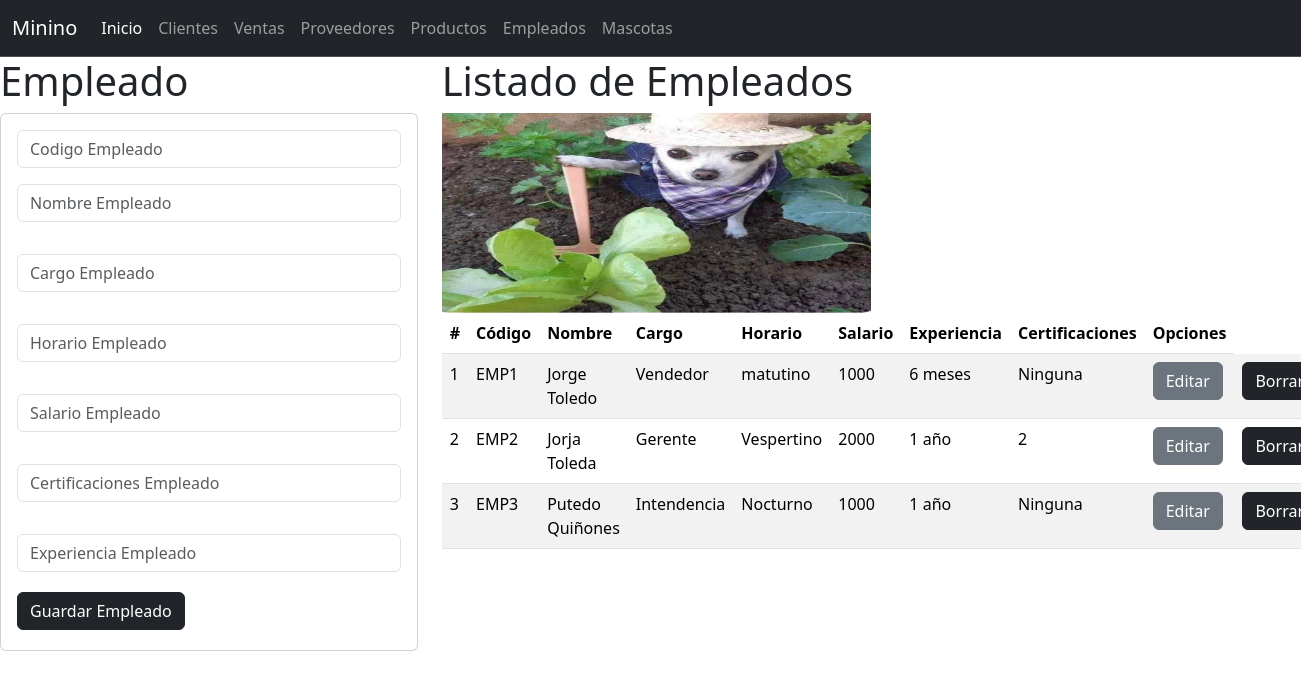
The page /Empleados on the database its author committed.
### empleados_app/models.py (models this page shows, shortened)
class Empleado(models.Model):
    codigo=models.CharField(primary_key=True,max_length=60)
    nombre=models.CharField(max_length=100)
    cargo=models.CharField(max_length=60)
    horario=models.CharField(max_length=60)
    salario=models.PositiveSmallIntegerField()
    experiencia=models.CharField(max_length=60)
    certificaciones=models.CharField(max_length=60)

### empleados_app/views.py (the view)
# urls.py: path('Empleados',views.inicio_vistaEmpleados,name="Empleados"),
def inicio_vistaEmpleados(request):
    losempleados=Empleado.objects.all()
    return render(request,'gestionarEmpleados.html',{"misempleados":losempleados})

### empleados_app/templates/gestionarEmpleados.html
{% extends "base.html" %}
{% load static %}
{% block cuerpo %}
<div class="row">
    <div class="col-sm-12 col-md-4 col-lg-4 col-xl-4">
        <h1>Empleado</h1>
        <div class="card">
            <div class="card-body">
                <form action="registrarEmpleado/" method="POST"> {% csrf_token %}
                    <div class="form-group">
                        <input type="text" id="txtcodigo" name="txtcodigo" class="form-control" placeholder="Codigo Empleado" minlength="1" maxlength="6" required>
                    </div>
                    <div class="form-group py-3">
                            <input type="text" id="txtnombre" name="txtnombre" class="form-control" placeholder="Nombre Empleado" maxlength="100" required>
                        </div>
                        <div class="form-group py-3">
                            <input type="text" id="txtcargo" name="txtcargo" class="form-control" placeholder="Cargo Empleado" maxlength="100" required>
                        </div>
                        <div class="form-group py-3">
                            <input type="text" id="txthorario" name="txthorario" class="form-control" placeholder="Horario Empleado" maxlength="100" required>
                        </div>
                        <div class="form-group py-3">
                            <input type="text" id="txtsalario" name="txtsalario" class="form-control" placeholder="Salario Empleado" maxlength="100" required>
                        </div>
                        <div class="form-group py-3">
                            <input type="text" id="txtcertificaciones" name="txtcertificaciones" class="form-control" placeholder="Certificaciones Empleado" maxlength="100" required>
                        </div>
                        <div class="form-group py-3">
                            <input type="text" id="txtexperiencia" name="txtexperiencia" class="form-control" placeholder="Experiencia Empleado" maxlength="100" required>
                        </div>
                    <div class="form-group py-1">
                        <button type="submit" class="btn btn-dark">Guardar Empleado</button>
                    </div>
                </form>
            </div>
        </div>
    </div>
    <div class="col-sm-12 col-md-8 col-lg-8 col-xl-8">
        <h1>Listado de Empleados</h1>
        <img class="w-50" src="{% static 'img/mascota6.jpg' %}"alt="joselyn" width="100" height="200">
        <table class="table table-striped">
            <thead>
                <tr>
                    <th scope="col">#</th>
                    <th scope="col">Código</th>
                    <th scope="col">Nombre</th>
                    <th scope="col">Cargo</th>
                    <th scope="col">Horario</th>
                    <th scope="col">Salario</th>
                    <th scope="col">Experiencia</th>
                    <th scope="col">Certificaciones</th>
                    <th>Opciones</th>
                </tr>
            </thead>
            <tbody>
                {% for m in misempleados %}
                    <tr>
                        <td> {{forloop.counter}} </td>
                        <td> {{m.codigo}} </td>
                        <td> {{m.nombre}} </td>
                        <td> {{m.cargo}} </td>
                        <td> {{m.horario}} </td>
                        <td> {{m.salario}} </td>
                        <td> {{m.experiencia}} </td>
                        <td> {{m.certificaciones}} </td>
                        <td><a href="seleccionarEmpleado/{{m.codigo}}" class="btn btn-secondary">Editar</a></td>
                        <td><a href="borrarEmpleado/{{m.codigo}}" class="btn btn-dark">Borrar</a></td>
                    </tr>
                {% endfor %}
            </tbody>
            </table>
    </div>
</div>
{% endblock %}

### rows shown on the page
Empleado: codigo "EMP1", nombre "Jorge Toledo", cargo "Vendedor", horario "matutino", salario "1000", experiencia "6 meses", certificaciones "Ninguna"
Empleado: codigo "EMP2", nombre "Jorja Toleda", cargo "Gerente", horario "Vespertino", salario "2000", experiencia "1 año", certificaciones "2"
Empleado: codigo "EMP3", nombre "Putedo Quiñones", cargo "Intendencia", horario "Nocturno", salario "1000", experiencia "1 año", certificaciones "Ninguna"
